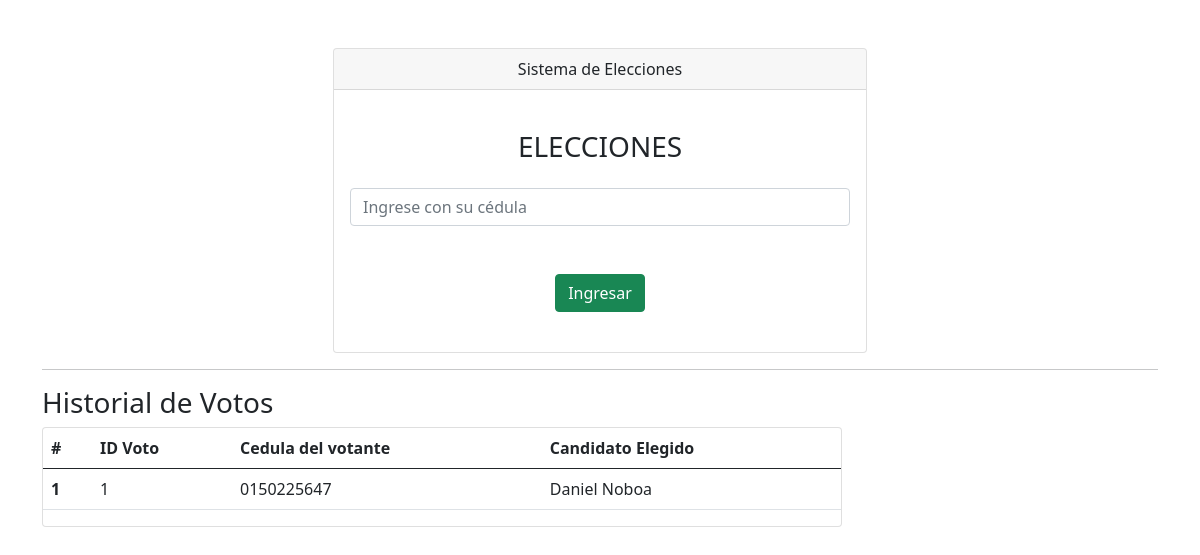
Before: / with the older database file.
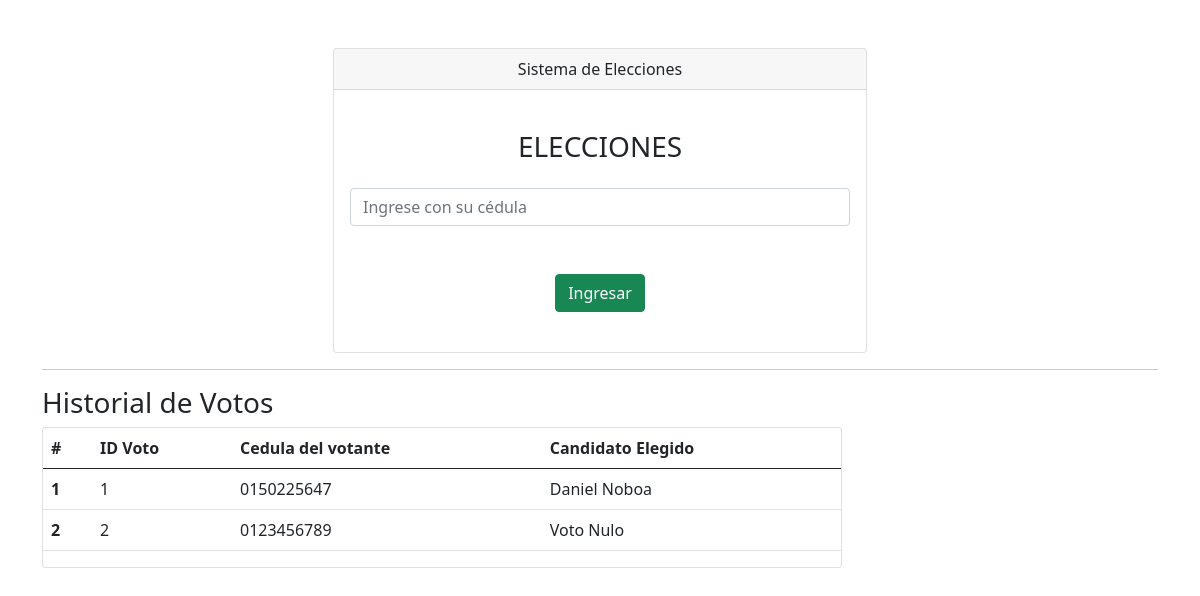
After: the same page with the newer database file.
### app1/models.py (models this page shows, shortened)
class Voto(models.Model):
    nombre_candidato = models.ForeignKey(Candidato, on_delete=models.CASCADE)
    cedula_votante = models.ForeignKey(Usuario, on_delete=models.CASCADE)

class Usuario(models.Model):
    nombre = models.CharField(max_length=50, null= False, blank=False)
    cedula = models.CharField(max_length=10, null=False, blank=False, primary_key=True)

class Candidato(models.Model):
    nombre = models.CharField(max_length=50)
    foto = models.ImageField(upload_to='images/', verbose_name='Image', null=True)
    lista = models.ForeignKey(Lista, on_delete=models.CASCADE)

### proyecto_elecciones/views.py (the view)
# urls.py: path('',views.home,name="home"),
def home(request):
    data={}
    votos = Voto.objects.all()
    data["votos"] = votos
    return render(request, "home.html",data)

### templates/home.html (shortened to what this page needs)
{% extends 'base.html' %}
{% block contenido %}
<div class="container pt-5" style="width: 50%">
<div class="card text-center" >
    <div class="card-header">
      Sistema de Elecciones
    </div>
    <div class="card-body">
      <h3 class="card-title my-4">ELECCIONES</h3>
      <form action="{% url 'login' %}" method="POST">
        <div class="form-group my-4">
          <input type="text" id="txtCedula" name="txtCedula" class="form-control" placeholder="Ingrese con su cédula" maxlength="10" required />
        </div>
        <button type="submit" class="btn btn-success btn-block text-white my-4">Ingresar</button>
        </div>
    </div>
  </div>
<hr>
  <h3>Historial de Votos</h3>
    <div class="card" style="width: 50rem;">
      <table class="table">
        <thead>
          <tr>
            <th scope="col">#</th>
            <th scope="col">ID Voto</th>
            <th scope="col">Cedula del votante</th>
            <th scope="col">Candidato Elegido</th>
          </tr>
        </thead>
          <tbody>
            {% for voto in votos %}
              <tr>
                <th scope="row">{{forloop.counter}}</th>
                  <td>{{voto.id}}</td>
                  <td>{{voto.cedula_votante.cedula}}</td>
                  <td>{{voto.nombre_candidato.nombre}}</td>
              </tr>
            {% endfor %}
          </tbody>
      </table>
    </div>
{% endblock contenido %}

### templates/base.html (shortened to what this page needs)
{% load static %}
<!DOCTYPE html>
<html>
    <head>
        <link href="https://cdn.jsdelivr.net/npm/bootstrap@5.0.2/dist/css/bootstrap.min.css" rel="stylesheet">
    </head>
    <body>
        <section class="section">
            <main class="container ">
                {% block contenido %}{% endblock contenido %}
            </main>
        </section>
    </body>
</html>

Changed rows visible on the page:
added Voto: id "2", cedula_votante.cedula "0123456789", nombre_candidato.nombre "Voto Nulo"
